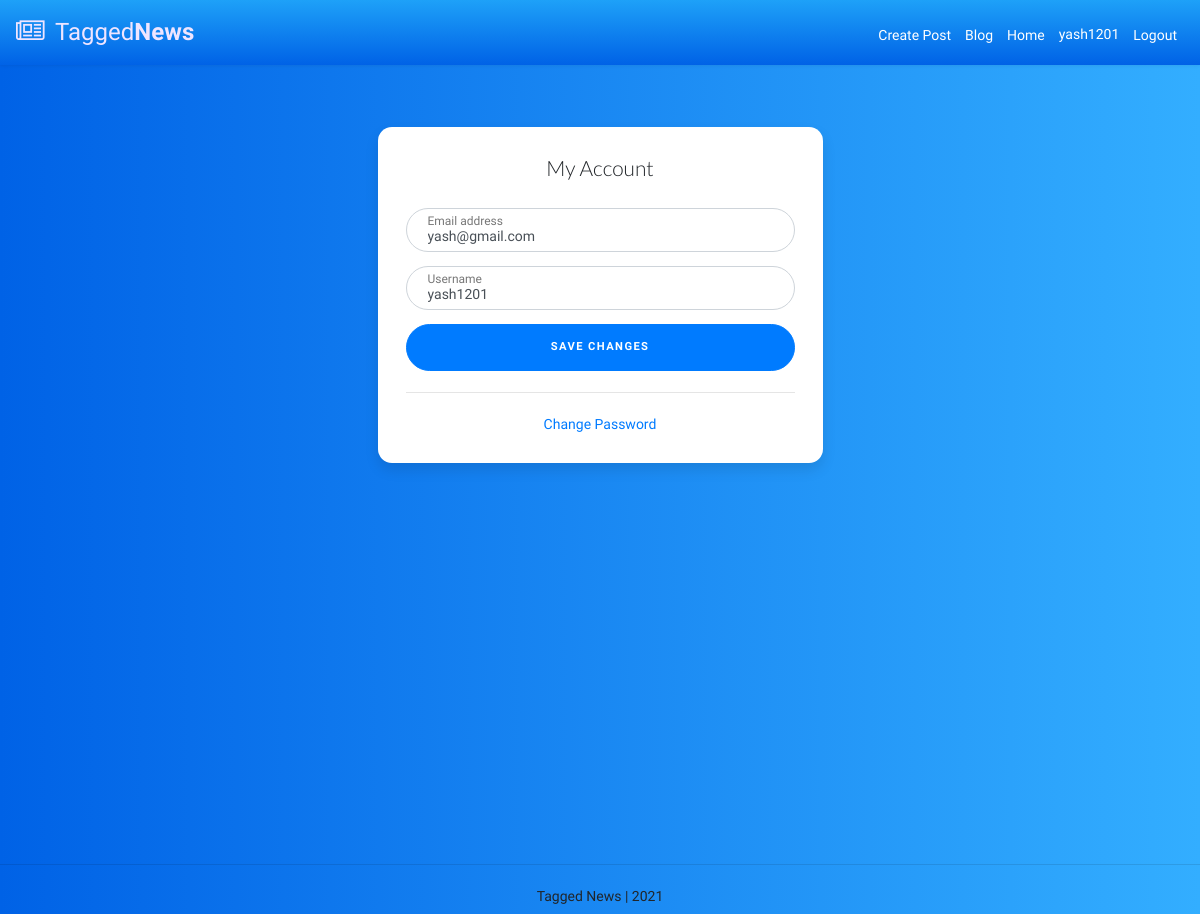
The app's page /account/ (signed in) with its own data.
### account/models.py (models this page shows, shortened)
class Account(AbstractBaseUser, PermissionsMixin):
    email                       = models.EmailField(verbose_name="email", max_length=60, unique=True)
    username                    = models.CharField(max_length=30, unique=True)
    avatar                      = models.ImageField(upload_to=upload_location,default='avatar/default.png', blank=False)
    date_joined                 = models.DateTimeField(verbose_name='date joined', auto_now_add=True)
    last_login                  = models.DateTimeField(verbose_name='last login', auto_now=True)
    is_admin                    = models.BooleanField(default=False)
    is_active                   = models.BooleanField(default=True)
    is_staff                    = models.BooleanField(default=False)
    is_superuser                = models.BooleanField(default=False)
    USERNAME_FIELD = 'email'
    REQUIRED_FIELDS = ['username',]
    objects = MyAccountManager()

### account/views.py (the view)
# urls.py: path('account/', account_view, name="account"),
def account_view(request):
	if not request.user.is_authenticated:
			return redirect("login")
	context = {}
	if request.POST:
		form = AccountUpdateForm(request.POST, instance=request.user)
		if form.is_valid():
			form.initial = {
					"email": request.POST['email'],
					"username": request.POST['username'],
			}
			form.save()
			context['success_message'] = "Updated"
	else:
		form = AccountUpdateForm(
			initial={
					"email": request.user.email,
					"username": request.user.username,
				}
			)
	context['account_form'] = form
	return render(request, "account/account.html", context)

### account/forms.py (shortened to what this page needs)
class AccountUpdateForm(forms.ModelForm):
	class Meta:
		model = Account
		fields = ('email', 'username', 'avatar')

### account/templates/account/account.html (shortened to what this page needs)
{% extends 'base.html' %}
{% block content %}
<body>
  <div class="container">
    <div class="row">
      <div class="col-sm-9 col-md-7 col-lg-5 mx-auto">
        <div class="card card-signin my-5">
          <div class="card-body">
            <h5 class="card-title text-center">My Account</h5>
            <form class="form-signin" method="post">{% csrf_token %}
              <div class="form-label-group">
                <input type="email" name="email" id="inputEmail" class="form-control" placeholder="Email address" required autofocus value={{account_form.initial.email}}>
                <label for="inputEmail">Email address</label>
              </div>
              <div class="form-label-group">
                <input type="text" name="username" id="inputUsername" class="form-control" placeholder="Username" required value="{{account_form.initial.username}}">
                <label for="inputUsername">Username</label>
              </div>
              <button class="btn btn-lg btn-primary btn-block text-uppercase" type="submit">Save Changes</button>
          </form>
            <hr class="my-4">
            <div class="foot-lnk">
                <a href="{% url 'password_change' %}"> Change Password </a>
            </div>
          </div>
        </div>
      </div>
    </div>
  </div>
</body>
{% endblock content %}

### templates/snippets/header.html (shortened to what this page needs)
<link rel="stylesheet" href="https://stackpath.bootstrapcdn.com/bootstrap/4.5.0/css/bootstrap.min.css">
<link rel="stylesheet" href="https://maxcdn.bootstrapcdn.com/font-awesome/4.7.0/css/font-awesome.min.css">
<body>
<nav class="navbar navbar-expand-xl navbar-dark bg-dark">
	<a href="{% url 'home' %}" class="navbar-brand"><i class="fa fa-newspaper-o"></i> Tagged<b>News</b></a>
		 <!-- {% load static %}
		 <a href="{% url 'home' %}" class="navbar-brand">
			<svg width="200" height="100"
       		 xmlns="http://www.w3.org/2000/svg">
        	<image href="{% static '/logo.png' %}" height="100" width="200"/>
        	</svg>
		 </a>  -->
	<div id="navbarCollapse" class="collapse navbar-collapse justify-content-start">
		<div class="navbar-nav ml-auto">
			{% if request.user.is_authenticated %}
			<a href="{% url 'blog:create' %}" class="nav-item nav-link"><span>Create Post</span></a>
			<a href="{% url 'blog' %}" class="nav-item nav-link"><span>Blog</span></a>
			<a href="{% url 'home' %}" class="nav-item nav-link"><span>Home</span></a>
			<div class="nav-item dropdown">
				<a href="#" data-toggle="dropdown" class="nav-item nav-link"><span>{{request.user.username}}</span></a>
			</div>
			<a href="{% url 'logout' %}" class="nav-item nav-link"><span>Logout</span></a>
			{% endif %}
		</div>
	</div>
</nav>
</body>
</html>

### templates/snippets/header.html (style rules this page uses)
body { background: #eeeeee; font-family: 'Varela Round', sans-serif; }
.navbar { color: #ffffff; background: linear-gradient(180deg,#1ea1f8,#0062E6) !important; padding: 10px 16px; margin-bottom:20px ; border-radius: 0; border: none; box-shadow: 0 0 4px rgba(0,0,0,.1); }
.navbar .navbar-brand { color: #efe5ff; padding-left: 0; padding-right: 50px; font-size: 24px; }
.navbar .navbar-brand i { font-size: 25px; margin-right: 5px; }
.navbar .nav-item span { position: relative; top: 3px; }
.navbar .navbar-nav > a { color: #efe5ff; padding: 8px 15px; font-size: 14px; }
.navbar-dark .navbar-nav .nav-link span { color: #ffffff; }

### account/templates/account/account.html (style rules this page uses)
:root { --input-padding-x: 1.5rem; --input-padding-y: .75rem; }
body { background: #007bff; background: linear-gradient(to right, #0062E6, #33AEFF); }
.card-signin { border: 0; border-radius: 1rem; box-shadow: 0 0.5rem 1rem 0 rgba(0, 0, 0, 0.1); }
.card-signin .card-title { margin-bottom: 2rem; font-weight: 300; font-size: 1.5rem; }
.card-signin .card-body { padding: 2rem; }
.form-signin { width: 100%; }
.foot-lnk { text-align:center; }
.form-signin .btn { font-size: 80%; border-radius: 5rem; letter-spacing: .1rem; font-weight: bold; padding: 1rem; transition: all 0.2s; }
.form-label-group { position: relative; margin-bottom: 1rem; }
.form-label-group input { height: auto; border-radius: 2rem; }
.form-label-group>input, .form-label-group>label { padding: var(--input-padding-y) var(--input-padding-x); }
.form-label-group>label { position: absolute; top: 0; left: 0; display: block; width: 100%; margin-bottom: 0; line-height: 1.5; color: #495057; border: 1px solid transparent; border-radius: .25rem; transition: all .1s ease-in-out; }
.form-label-group input::placeholder { color: transparent; }
.form-label-group input:not(:placeholder-shown) { padding-top: calc(var(--input-padding-y) + var(--input-padding-y) * (2 / 3)); padding-bottom: calc(var(--input-padding-y) / 3); }
.form-label-group input:not(:placeholder-shown)~label { padding-top: calc(var(--input-padding-y) / 3); padding-bottom: calc(var(--input-padding-y) / 3); font-size: 12px; color: #777; }

### records on screen
Account: user.username "yash1201", email "yash@gmail.com", username "yash1201"
